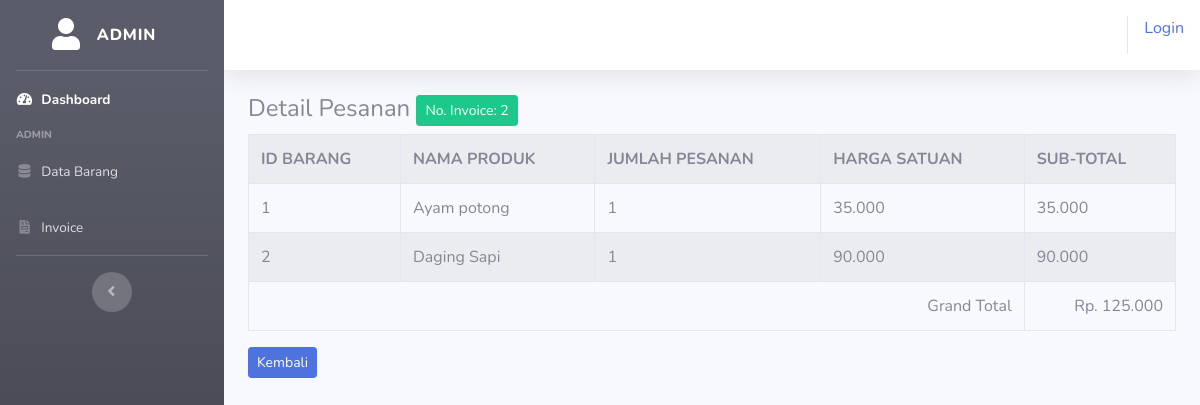
/invoice/detail/2, run on the app's committed database.
### tables this page shows
CREATE TABLE `table_invoice` (
  `id` int(11) NOT NULL,
  `nama` varchar(100) NOT NULL,
  `alamat` varchar(500) NOT NULL,
  `tgl_pesan` datetime NOT NULL,
  `batas_bayar` datetime NOT NULL
);

CREATE TABLE `tb_pesanan` (
  `id` int(11) NOT NULL,
  `id_invoice` int(11) NOT NULL,
  `id_brg` int(11) NOT NULL,
  `nama_brg` varchar(50) NOT NULL,
  `jumlah` int(3) NOT NULL,
  `harga` int(10) NOT NULL,
  `pilihan` text NOT NULL
);

### application/controllers/invoice.php (called while the page is built, shortened)
<?php
class Invoice extends CI_Controller{
    public function detail($id_invoice)
    {
        $data['invoice'] = $this->model_invoice->ambil_id_invoice($id_invoice);
        $data['pesanan'] = $this->model_invoice->ambil_id_pesanan($id_invoice);
        $this->load->view('templates_admin/header');
        $this->load->view('templates_admin/sidebar');
        $this->load->view('admin/detail_invoice',$data);
        $this->load->view('templates_admin/footer');
    }
}

### index.php (called while the page is built, shortened)
<?php
require_once BASEPATH.'core/CodeIgniter.php';

### application/models/model_invoice.php (called while the page is built, shortened)
<?php
class Model_invoice extends CI_Model{
    public function ambil_id_invoice($id_invoice)
    {
        $result = $this->db->where('id', $id_invoice)->limit(1)->get('table_invoice');
        if($result->num_rows() > 0){
            return $result->row();
        }else{
            return false;
        }
    }
    public function ambil_id_pesanan($id_invoice)
    {
        $result = $this->db->where('id_invoice', $id_invoice)->get('tb_pesanan');
        if($result->num_rows() > 0){
            return $result->result();
        }else {
            return false;
        }
    }
}

### application/views/admin/detail_invoice.php (the view)
<div class="container-fluid">
    <h4>Detail Pesanan <div class="btn btn-sm btn-success">No. Invoice: <?php echo $invoice->id ?></div> </h4>
    <table class="table table-bordered table-hover table-striped">
        <tr>
            <th>ID BARANG</th>
            <th>NAMA PRODUK</th>
            <th>JUMLAH PESANAN</th>
            <th>HARGA SATUAN</th>
            <th>SUB-TOTAL</th>
        </tr>
        <?php
        $total = 0;
        foreach ($pesanan as $psn) :
            $subtotal = $psn->jumlah * $psn->harga;
            $total += $subtotal;
        ?>
        <tr>
            <td><?php echo $psn->id_brg ?></td>
            <td><?php echo $psn->nama_brg ?></td>
            <td><?php echo $psn->jumlah ?></td>
            <td><?php echo number_format($psn->harga,0,',','.') ?></td>
            <td><?php echo number_format($subtotal,0,',','.') ?></td>
        </tr>
        <?php endforeach; ?>
        <tr>
            <td colspan="4" align="right">Grand Total</td>
            <td align="right">Rp. <?php echo number_format($total,0,',','.') ?>
            </td>
        </tr>
    </table>
    <a href="<?php echo base_url('invoice/index') ?>"><div class="btn
    btn-sm btn-primary">Kembali</div></a>
</div>

### data on the page
table_invoice: id "2"
tb_pesanan: id_brg "1", nama_brg "Ayam potong", jumlah "1", harga "35.000", subtotal "35.000"
tb_pesanan: id_brg "2", nama_brg "Daging Sapi", jumlah "1", harga "90.000", subtotal "90.000"

### other printed values
anchor('auth/login', 'Login') "Login"
$total "125.000"
